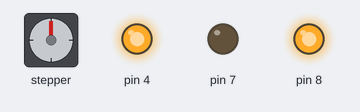
Bench run of a sketch on a simulated Arduino Uno, built with avr-gcc and run on an emulated ATmega328P. Parts: stepper motor, output pins drawn as LEDs (lit = HIGH). Wiring (inferred from the names in the program): stepper motor driver (200 steps per turn assumed): step pin 6; direction pin 5.

Above: at 4.5 s.
At 22.0 s:
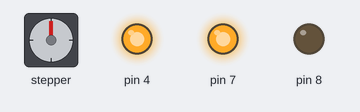
At 34.55 s:
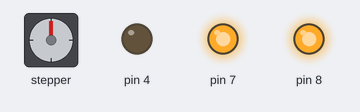
At 45.5 s:
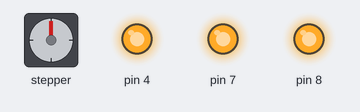
Timing chart, 0 to 49.8 s (numbered marks = the images above):
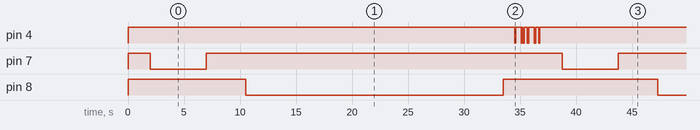

Measured:
- by itself, pin 7: alternates HIGH for 31.8 s and LOW for 5.0 s
- by itself, pin 8: alternates HIGH for 13.8 s and LOW for 23.0 s
- by itself, pin 4: repeats every 36.8 s: HIGH 0.50 s, LOW 0.05 s, HIGH 0.10 s, LOW 0.10 s, HIGH 0.30 s, LOW 0.12 s, HIGH 0.50 s, LOW 0.10 s, HIGH 0.30 s, LOW 0.10 s, HIGH 34.5 s, LOW 0.10 s

The sketch:

Program_1.ino
```cpp
/*usar define para dar um nome a um valor constante. Como por exemplo, ao mencionar dirPin, o compilador irá substituir todas as referencias a esta constante pelo valor que eu definir
  que no caso são os pinos, exemplo o pino 5 (CLK+). */
#define dirPin 5 // CW- >> 5  || Este é o controle da direção. Para ser usado deve se inserir o digitalWrite(pulsoPin, "HiGH ou LOW"); HIGH = SENTIDO ... , LOW = SENTIDO...
#define pulsoPin 6 // CLK-/CLK >> 7   || Este é os dados do pulsos que controla a velocidade da rotação. Altere os dados "delayMicroseconds(Valor);", sendo que o valor minimo é de
//1000 delayMicroseconds podendo ser usado até os 900 (menor que isso pode haver ruidos mais altos e faz com que o motor de passo nao funcione corretamente -> não gira) e o valor máximo é
//de aproximadamente 25000 delayMicroseconds, se for mais do que isso pode haver variações de velocidade e /ruído.
#define pulsosPorRevolution 200 // Aqui é a quantidades de pulsos que o motor dá 1 ciclo completo.

//Definindo a pinagem do relé
const int FRENTE (7);
const int RE (8);
const int buzina (4);
//const int rele4sobrando (4);

void setup() {
  // Declarando os pinos do motor de passo (saidas)
  pinMode(pulsoPin, OUTPUT);
  pinMode(dirPin, OUTPUT);
  pinMode(FRENTE, OUTPUT);
  pinMode(RE, OUTPUT);
  pinMode(buzina, OUTPUT);
  //pinMode(rele4sobrando, OUTPUT);

  //condição inicial dos reles.
  digitalWrite(FRENTE, HIGH);
  digitalWrite(RE, HIGH);
  digitalWrite(buzina, HIGH);
  //digitalWrite(rele4sobrando, HIGH);
  delay(2000);
}


void loop() {
  digitalWrite(FRENTE, LOW); {
    delay(5000); //5 segundos
  }
  digitalWrite(FRENTE, HIGH);
  delay(3500);
  digitalWrite(RE, LOW); {
    delay(23000); //segundos
  }
  digitalWrite(RE, HIGH);

  delay(1000);

  //buzina
  digitalWrite(buzina, LOW); {// 1
    delay(100);
  }
  digitalWrite(buzina, HIGH);
  delay(500); //intervalo de nota
  digitalWrite(buzina, LOW); { //2
    delay(50);
  }
  digitalWrite(buzina, HIGH);
  delay(100); //intervalo de nota
  digitalWrite(buzina, LOW); { //3
    delay(100);
  }
  digitalWrite(buzina, HIGH);
  delay(300); //intervalo de nota
  digitalWrite(buzina, LOW); { //4
    delay(120); //duração
  }
  digitalWrite(buzina, HIGH);
  delay(500); //intervalo entre notas
  digitalWrite(buzina, LOW); { // 5
    delay(100);
  }
  digitalWrite(buzina, HIGH);
  delay(300); //intervalo de nota
  digitalWrite(buzina, LOW); { // 6
    delay(100);
  }
  digitalWrite(buzina, HIGH);


  delay(2000);
  /*digitalWrite(dirPin, HIGH);
    // Spin the stepper motor 1 revolution slowly:
    for (int i = 0; i < pulsosPorRevolution; i++) {
    // These four lines result in 1 step:
    digitalWrite(pulsoPin, HIGH);
    delayMicroseconds(1000);
    digitalWrite(pulsoPin, LOW);
    delayMicroseconds(1000);
    }

    delay(2000);

    // Set the spinning direction counterclockwise:
    digitalWrite(dirPin, LOW);

    // Spin the stepper motor 1 revolution quickly:
    for (int i = 0; i < pulsosPorRevolution; i++) {
    // These four lines result in 1 step:
    digitalWrite(pulsoPin, HIGH);
    delayMicroseconds(1000);
    digitalWrite(pulsoPin, LOW);
    delayMicroseconds(1000);
    }

    delay(2000);
    }*/
  /*digitalWrite(FRENTE, LOW); {
    delay(3000);
    }
    digitalWrite(FRENTE, HIGH);
    delay(2000);
    digitalWrite(RE, HIGH); {
    delay(3000);
    }
    digitalWrite(RE, LOW);
    delay(2000);
    }*/
}
```
